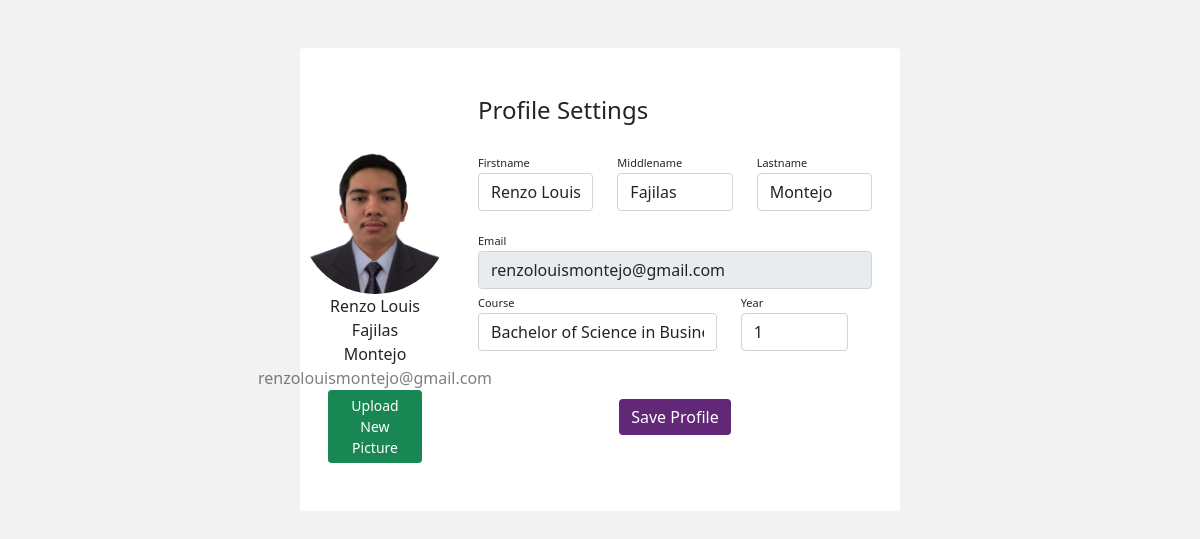
The page /users/users/accountsettings.php (signed in) on the database its author committed.
### tables this page shows
CREATE TABLE `users` (
  `id` int(11) NOT NULL,
  `lastname` varchar(255) NOT NULL,
  `firstname` varchar(255) NOT NULL,
  `middlename` varchar(255) NOT NULL,
  `email` varchar(255) NOT NULL,
  `password` varchar(255) NOT NULL,
  `year` int(11) NOT NULL,
  `course` int(255) NOT NULL,
  `athlete` int(10) NOT NULL,
  `sport` int(255) DEFAULT NULL,
  `team` int(11) DEFAULT NULL,
  `verification` int(1) NOT NULL DEFAULT 0,
  `image` varchar(5) NOT NULL,
  `waiver` int(1) NOT NULL DEFAULT 0
);

CREATE TABLE `course` (
  `id` int(11) NOT NULL,
  `code` varchar(255) NOT NULL,
  `name` varchar(255) NOT NULL
);

### users/users/accountsettings.php (the view, shortened to what this page needs)
<?php
include '../../config.php';
$userId = $_SESSION['id'];
$query = "SELECT * FROM users WHERE id = '$userId'";
$result = mysqli_query($conn, $query);
$row = mysqli_fetch_assoc($result);
?>
<!DOCTYPE html>
<html>
<head>
    <link href='https://cdn.jsdelivr.net/npm/bootstrap@5.0.0-alpha1/dist/css/bootstrap.min.css' rel='stylesheet'>
</head>
<body>
    <div class="container rounded bg-white mt-5 mb-5" style="width: 50%;">
        <div class="row">
            <div class="col-md-3 border-right">
                <div class="d-flex flex-column align-items-center text-center p-3 py-5">
                    <img class="rounded-circle mt-5" width="150px" src="../image/<?php echo $row['image']; ?>.jpg">
                    <span class="font-weight-bold"><?php echo $row['firstname'].' '.$row['middlename'].' '.$row['lastname']; ?></span>
                    <span class="text-black-50"><?php echo $row['email']; ?></span>
                    <button class="btn btn-success btn-sm" data-bs-toggle="modal" data-bs-target="#uploadPictureModal">
                        Upload New Picture
                    </button>
                </div>
            </div>
            <form action="crud.php" method="POST" class="col-md-9 border-right">
                <div class="p-3 py-5">
                    <div class="d-flex justify-content-between align-items-center mb-3">
                        <h4 class="text-right">Profile Settings</h4>
                    </div>
                    <div class="row mt-2">
                        <div class="col-md-4">
                            <label class="labels">Firstname</label>
                            <input type="text" class="form-control" name="firstname" value="<?php echo $row['firstname']; ?>" required>
                        </div>
                        <div class="col-md-4">
                            <label class="labels">Middlename</label>
                            <input type="text" class="form-control" name="middlename" value="<?php echo $row['middlename']; ?>">
                        </div>
                        <div class="col-md-4">
                            <label class="labels">Lastname</label>
                            <input type="text" class="form-control" name="lastname" value="<?php echo $row['lastname']; ?>" required>
                        </div>
                    </div>
                    <div class="row mt-3">
                        <div class="col-md-12">
                            <label class="labels">Email</label>
                            <input type="email" class="form-control" name="email" value="<?php echo $row['email']; ?>" readonly>
                        </div>
                        <div class="row">
                            <div class="col-md-8">
                                <label class="labels">Course</label>
                                <select class="form-control" name="course" required>
                                    <?php
                                    $currentCourseId = $row['course'];
                                    $currentCourseQuery = "SELECT name FROM course WHERE id = '$currentCourseId'";
                                    $currentCourseResult = mysqli_query($conn, $currentCourseQuery);
                                    if ($currentCourseResult && mysqli_num_rows($currentCourseResult) > 0) {
                                        $currentCourseRow = mysqli_fetch_assoc($currentCourseResult);
                                        $currentCourseName = $currentCourseRow['name'];
                                    } else {
                                        $currentCourseName = "Unknown Course";
                                    }
                                    echo "<option value='$currentCourseId' selected>$currentCourseName</option>";
                                    ?>
                                </select>
                            </div>
                            <div class="col-md-4">
                                <label class="labels">Year</label>
                                <input type="number" class="form-control" name="year" value="<?php echo $row['year']; ?>" required>
                            </div>
                        </div>
                    </div>
                    <div class="mt-5 text-center">
                        <button class="btn btn-primary profile-button" type="submit" name="changeProfileInfo">Save Profile</button>
                    </div>
                </div>
            </form>
        </div>
    </div>
</body>
</html>

### users/users/accountsettings.php (style rules this page uses)
body { background: rgba(0, 0, 0, 0.05) }
.profile-button { background: rgb(99, 39, 120); box-shadow: none; border: none }
.labels { font-size: 11px }

### rows shown on the page
users: image (picture), firstname "Renzo Louis", middlename "Fajilas", lastname "Montejo", email "renzolouismontejo@gmail.com", year "1"
course: course "Bachelor of Science in Business Management"
